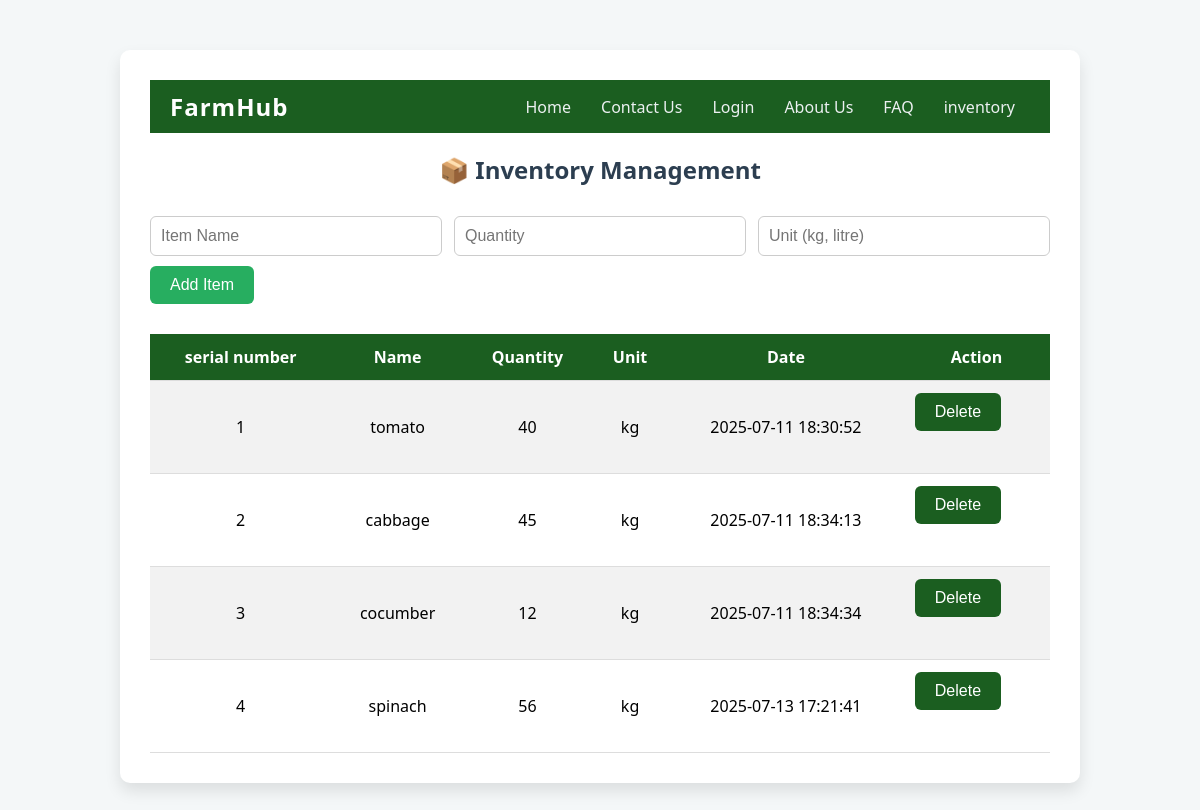
The app's page /inventory (signed in) with its own data.
### tables this page shows
CREATE TABLE inventory (
        id INTEGER PRIMARY KEY AUTOINCREMENT,
        item_name TEXT NOT NULL,
        quantity INTEGER NOT NULL,
        unit TEXT,
        date_added TEXT DEFAULT CURRENT_TIMESTAMP,
        user_id INTEGER NOT NULL,
        FOREIGN KEY(user_id) REFERENCES users(id)
    );

### app.py (the view)
@app.route('/inventory')
def inventory():
    if 'user_id' not in session:
        return redirect(url_for('login'))
    user_id = session['user_id']
    conn = get_db_connection()
    items = conn.execute('SELECT * FROM inventory WHERE user_id = ?', (user_id,)).fetchall()
    conn.close()
    return render_template('inventory.html', items=items)

### app.py (called while the page is built)
def get_db_connection():
    conn = sqlite3.connect('farmhub.db')
    conn.row_factory = sqlite3.Row
    return conn

### templates/inventory.html (shortened to what this page needs)
<!DOCTYPE html>
<html lang="en">
<head>
</head>
<body>
  <div class="container">
    <nav>
    <a href="#" class="logo">FarmHub</a>
    <ul>
      <li><a href="{{ url_for('home') }}">Home</a></li>
      <li><a href="{{ url_for('contact_us') }}">Contact Us</a></li>
      <li><a href="{{ url_for('login') }}">Login</a></li>
      <li><a href="{{ url_for('about_us') }}">About Us</a></li>
      <li><a href="{{ url_for('faq') }}">FAQ</a></li>
      <li><a href="{{ url_for('inventory') }}">inventory</a></li>
    </ul>
    </nav>
    <h2>📦 Inventory Management</h2>
    <form action="/add_inventory" method="POST">
      <input type="text" name="item_name" placeholder="Item Name" required>
      <input type="number" name="quantity" placeholder="Quantity" required>
      <input type="text" name="unit" placeholder="Unit (kg, litre)">
      <button type="submit">Add Item</button>
    </form>
    <table>
      <tr>
        <th>serial number</th>
        <th>Name</th>
        <th>Quantity</th>
        <th>Unit</th>
        <th>Date</th>
        <th>Action</th>
      </tr>
      {% for item in items %}
      <tr>
        <td>{{ loop.index }}</td>
        <td>{{ item[1] }}</td>
        <td>{{ item[2] }}</td>
        <td>{{ item[3] }}</td>
        <td>{{ item[4] }}</td>
        <td>
          <form method="POST" action="/delete_inventory/{{ item[0] }}">
            <button type="submit" class="delete-btn">Delete</button>
          </form>
        </td>
      </tr>
      {% endfor %}
    </table>
  </div>
</body>
</html>

### templates/inventory.html (style rules this page uses)
body { font-family: 'Segoe UI', sans-serif; background-color: #f4f7f8; margin: 0; padding: 0; }
.container { max-width: 900px; margin: 50px auto; padding: 30px; background: #fff; box-shadow: 0 8px 16px rgba(0,0,0,0.1); border-radius: 10px; }
h2 { text-align: center; color: #2c3e50; margin-bottom: 30px; }
form { display: flex; flex-wrap: wrap; justify-content: space-between; margin-bottom: 30px; }
input[type="text"], input[type="number"] { width: 30%; padding: 10px; margin-bottom: 10px; border: 1px solid #ccc; border-radius: 6px; font-size: 16px; }
button { padding: 10px 20px; background-color: #27ae60; color: #fff; border: none; border-radius: 6px; font-size: 16px; cursor: pointer; transition: background-color 0.3s ease; }
table { width: 100%; border-collapse: collapse; text-align: center; }
th, td { padding: 12px; border-bottom: 1px solid #ddd; }
th { background-color: #1b5e20; color: white; }
tr:nth-child(even) { background-color: #f2f2f2; }
.delete-btn { background-color: #1b5e20; color: white; }
nav { background: #1b5e20; padding: 10px 20px; display: flex; justify-content: space-between; align-items: center; }
.logo { color: #fff; font-size: 24px; font-weight: bold; text-decoration: none; letter-spacing: 1px; }
nav ul { list-style: none; display: flex; margin: 0; padding: 0; }
nav ul li { margin: 0 15px; }
nav ul li a { color: #ecf0f1; text-decoration: none; font-size: 16px; transition: color 0.3s ease; }

### records on screen
inventory: item_name "tomato", quantity "40", unit "kg", date_added "2025-07-11 18:30:52"
inventory: item_name "cabbage", quantity "45", unit "kg", date_added "2025-07-11 18:34:13"
inventory: item_name "cocumber", quantity "12", unit "kg", date_added "2025-07-11 18:34:34"
inventory: item_name "spinach", quantity "56", unit "kg", date_added "2025-07-13 17:21:41"
